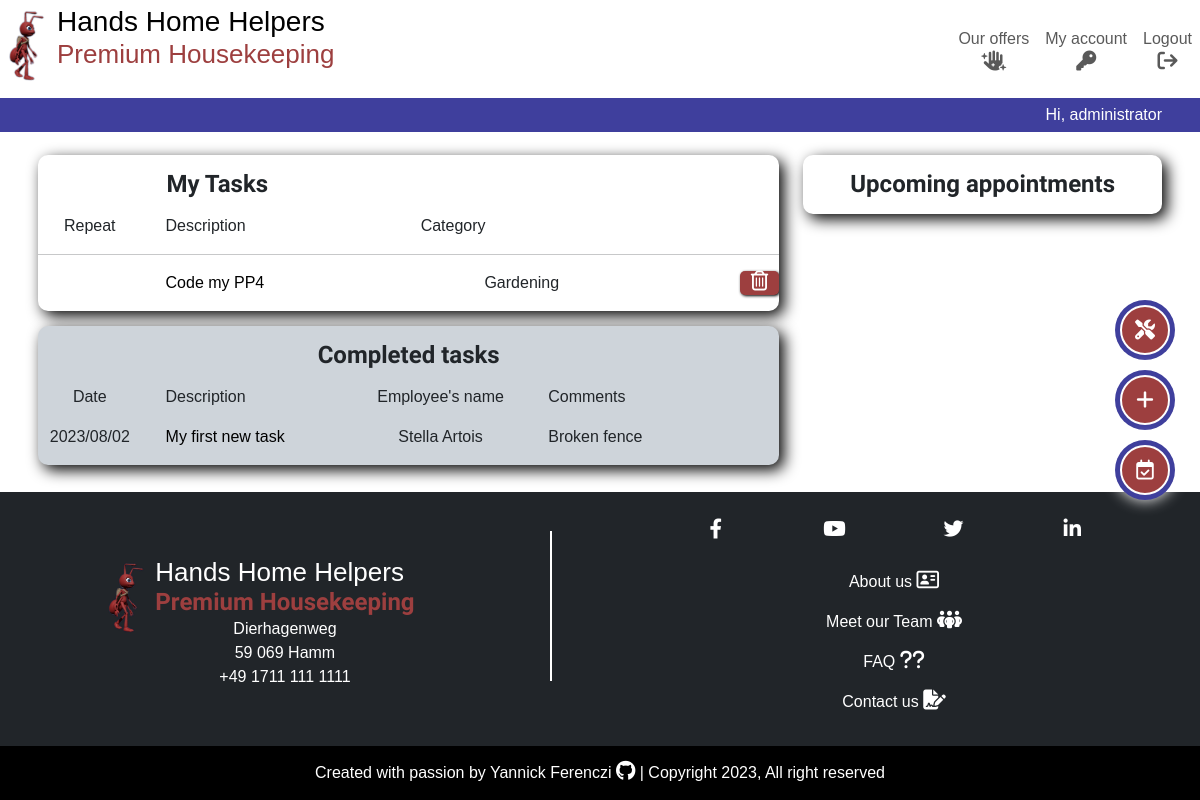
The app's page /dashboard/ (signed in), older data.
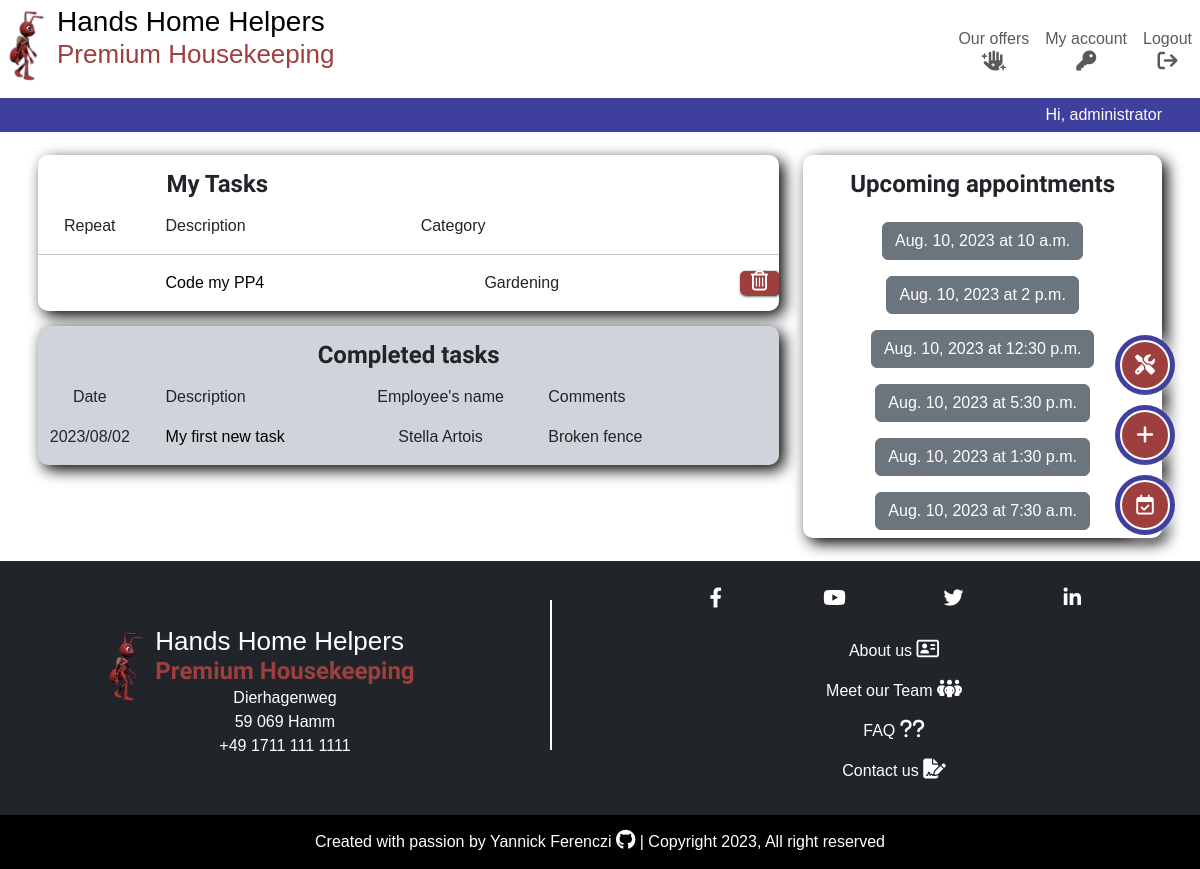
The same page, newer data.
### tasks/models.py (models this page shows, shortened)
class Task(models.Model):
    CATEGORIES = [
        ("Gardening", "Gardening"),
        ("Cleaning", "Cleaning"),
        ("Garden patch", "Garden patch"),
        ("Swimming pool", "Swimming pool"),
        ("Renovation and repair", "Renovation and repair"),
        ("Home care", "Home care"),
    ]
    name = models.CharField(max_length=250, )
    done = models.BooleanField(default=False)
    owner = models.ForeignKey(
        User,
        on_delete=models.CASCADE,
        related_name="task_owner",
    )
    created_on = models.DateField(auto_now_add=True)
    category = models.CharField(
        max_length=50,
        choices=CATEGORIES,
        default="CLEANING",
    )
    repeat = models.BooleanField(default=False)
    employee = models.ForeignKey(
        Employee,
        on_delete=models.PROTECT,
        related_name="employees",
        blank=True,
        null=True,
    )
    comment = models.CharField(max_length=250, blank=True, null=True)
    class Meta:
        ordering = ["-created_on"]

class Employee(models.Model):
    first_name = models.CharField(max_length=250)
    last_name = models.CharField(max_length=250)
    active = models.BooleanField(default=True)
    @property
    def full_name(self):
        return f"{self.first_name} {self.last_name}"

### appointments/models.py (models this page shows, shortened)
class Appointment(models.Model):
    POSSIBLE_TIME = [
        (time.fromisoformat("07:00"), "7:00"),
        (time.fromisoformat("07:30"), "7:30"),
        (time.fromisoformat("08:00"), "8:00"),
        (time.fromisoformat("08:30"), "8:30"),
        (time.fromisoformat("09:00"), "9:00"),
        (time.fromisoformat("09:30"), "9:30"),
        (time.fromisoformat("10:00"), "10:00"),
        (time.fromisoformat("10:30"), "10:30"),
        (time.fromisoformat("11:00"), "11:00"),
        (time.fromisoformat("11:30"), "11:30"),
        (time.fromisoformat("12:00"), "12:00"),
        (time.fromisoformat("12:30"), "12:30"),
        (time.fromisoformat("13:00"), "13:00"),
        (time.fromisoformat("13:30"), "13:30"),
        (time.fromisoformat("14:00"), "14:00"),
        (time.fromisoformat("14:30"), "14:30"),
        (time.fromisoformat("15:00"), "15:00"),
        (time.fromisoformat("15:30"), "15:30"),
        (time.fromisoformat("16:00"), "16:00"),
        (time.fromisoformat("16:30"), "16:30"),
        (time.fromisoformat("17:00"), "17:00"),
        (time.fromisoformat("17:30"), "17:30"),
        (time.fromisoformat("18:00"), "18:00"),
        (time.fromisoformat("18:30"), "18:30"),
        (time.fromisoformat("19:00"), "19:00"),
    ]
    appointment_owner = models.ForeignKey(
        User,
        on_delete=models.CASCADE,
        related_name="appointment_owner",
    )
    appointment_day = models.DateField(verbose_name="Day of appointment")
    appointment_start_time = models.TimeField(
        choices=POSSIBLE_TIME, verbose_name="Starting time")
    appointment_end_time = models.TimeField(
        choices=POSSIBLE_TIME,
        verbose_name="Ending time"
    )
    appointment_tasks = models.ManyToManyField(
        Task,
        related_name="associated_tasks",
    )

### tasks/views.py (the view)
class TaskList(LoginRequiredMixin, generic.ListView):
    model = Task
    template_name = "tasks/dashboard.html"
    paginated_by = 50
    def get_queryset(self):
        return Task.objects.filter(owner=self.request.user)
    def get_context_data(self, *args, **kwargs):
        context = super().get_context_data(*args, **kwargs)
        appointments = Appointment.objects.filter(appointment_owner=self.request.user).order_by("appointment_day")
        context["appointments"] = appointments
        return context

### tasks/templates/tasks/dashboard.html (shortened to what this page needs)
{% extends "base.html" %}
{% load static %}
{% block content %}
<div class="container-fluid container-lg p-2">
    <div class="row">
        <div class="col-12 col-md-8 order-2 order-md-1">
            <div class="dashboard-item">
                <div class="row">
                    <div class="col-6 align-self-center">
                        <h3>My Tasks</h3>
                    </div>
                </div>
                <div class="row">
                    <div class="col-2">
                        <p class="centered-content">Repeat</p>
                    </div>
                    <div class="col-4">
                        <p>Description</p>
                    </div>
                    <div class="col-3">
                        <p>Category</p>
                    </div>
                </div>
                {% for task in task_list %}
                {% if not task.done %}
                <div class="row">
                    <hr>
                    <div class="col-2 centered-content">
                    </div>
                    <div class="col-5">
                        <a href="{% url 'task_detail' task.id %}">{{ task.name }}</a>
                    </div>
                    <div class="col-4">
                        <p>{{ task.category }}</p>
                    </div>
                    <div class="col-1">
                        <div class="btn-delete">
                            <a href="{% url 'task_delete' task.pk %}">
                                <p class="centered-content"><i class="fa-regular fa-trash-can white-text"></i></p>
                            </a>
                        </div>
                    </div>
                </div>
                {% endif %}
                {% endfor %}
            </div>
            <div class="dashboard-item bg-dark-subtle">
                <div class="row">
                    <h3>Completed tasks</h3>
                </div>
                <div class="row">
                    <div class="col-2">
                        <p class="centered-content">Date</p>
                    </div>
                    <div class="col-3">
                        <p>Description</p>
                    </div>
                    <div class="col-3">
                        <p class="centered-content">Employee's name</p>
                    </div>
                    <div class="col-4">
                        <p>Comments</p>
                    </div>
                </div>
                {% for task in task_list %}
                {% if task.done %}
                <div class="row">
                    <div class="col-2">
                        <p class="centered-content">{{ task.created_on|date:"Y/m/d" }}</p>
                    </div>
                    <div class="col-3">
                        <a href="#">{{ task.name }}</a>
                    </div>
                    <div class="col-3">
                        <p class="centered-content">{{ task.employee.full_name }}</p>
                    </div>
                    <div class="col-4">
                        {{ task.comment }}
                    </div>
                </div>
                {% endif %}
                {% endfor %}
            </div>
        </div>
        <div class="col-12 col-md-4 order-1 order-md-2">
            <div class="dashboard-item">
                <div class="row">
                    <div class="col">
                        <h3>Upcoming appointments</h3>
                    </div>
                </div>
                {% for appointment in appointments %}
                <div class="row">
                    <div class="col  centered-content p-2">
                        <a class="btn btn-secondary" href="{% url 'appointment_detail' appointment.pk %}">
                            {{appointment.appointment_day }} at {{ appointment.appointment_start_time }}
                        </a>
                    </div>
                </div>
                {% endfor %}
            </div>
        </div>
    </div>
</div>
{% endblock content %}

Row changes from the older to the newer data that the page shows:
added Appointment: appointment_day "Aug. 10, 2023", appointment_start_time "10 a.m."
added Appointment: appointment_day "Aug. 10, 2023", appointment_start_time "2 p.m."
added Appointment: appointment_day "Aug. 10, 2023", appointment_start_time "12:30 p.m."
added Appointment: appointment_day "Aug. 10, 2023", appointment_start_time "5:30 p.m."
added Appointment: appointment_day "Aug. 10, 2023", appointment_start_time "1:30 p.m."
added Appointment: appointment_day "Aug. 10, 2023", appointment_start_time "7:30 a.m."
